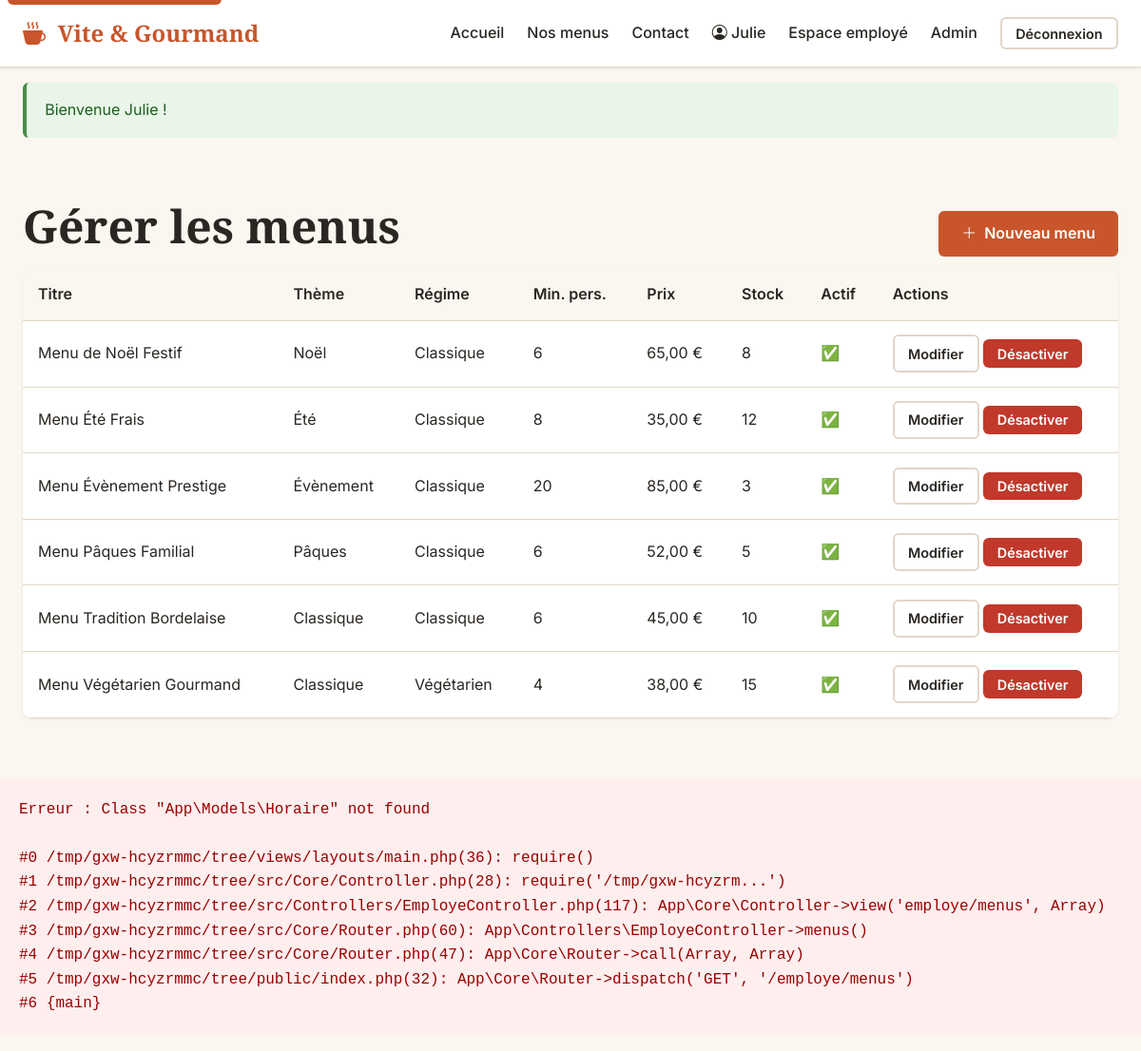
Screenshot of /employe/menus (signed in) with the database file from the repository.
### tables this page shows
CREATE TABLE menu (
    menu_id                 INT AUTO_INCREMENT PRIMARY KEY,
    titre                   VARCHAR(150)   NOT NULL,
    description             TEXT           NOT NULL,
    nombre_personne_minimum INT            NOT NULL,
    prix_par_personne       DECIMAL(10, 2) NOT NULL,
    conditions_menu         TEXT           DEFAULT NULL,
    quantite_restante       INT            NOT NULL DEFAULT 0,
    theme_id                INT            NOT NULL,
    regime_id               INT            NOT NULL,
    actif                   BOOLEAN        NOT NULL DEFAULT TRUE,
    created_at              TIMESTAMP      NOT NULL DEFAULT CURRENT_TIMESTAMP,
    FOREIGN KEY (theme_id)  REFERENCES theme(theme_id),
    FOREIGN KEY (regime_id) REFERENCES regime(regime_id),
    INDEX idx_theme (theme_id),
    INDEX idx_regime (regime_id)
);

CREATE TABLE theme (
    theme_id INT AUTO_INCREMENT PRIMARY KEY,
    libelle  VARCHAR(50) NOT NULL UNIQUE
);

CREATE TABLE regime (
    regime_id INT AUTO_INCREMENT PRIMARY KEY,
    libelle   VARCHAR(50) NOT NULL UNIQUE
);

### src/Controllers/EmployeController.php (called while the page is built, shortened)
<?php
class EmployeController extends Controller
{
    public function menus(): void
    {
        $this->view('employe/menus', [
            'pageTitle' => 'Gérer les menus',
            'menus'     => MenuRepository::search(),
        ]);
    }
}

### src/Repositories/MenuRepository.php (called while the page is built, shortened)
<?php
final class MenuRepository
{
    public static function search(array $filters = []): array
    {
        $pdo = Database::getInstance();
        $sql = '
            SELECT m.*, t.libelle AS theme_libelle, r.libelle AS regime_libelle,
                   (SELECT chemin FROM menu_image WHERE menu_id = m.menu_id ORDER BY ordre ASC LIMIT 1) AS image_principale
            FROM menu m
            INNER JOIN theme t  ON m.theme_id  = t.theme_id
            INNER JOIN regime r ON m.regime_id = r.regime_id
            WHERE m.actif = TRUE
        ';
        $params = [];
        $sql .= ' ORDER BY m.titre ASC';
        $stmt = $pdo->prepare($sql);
        $stmt->execute($params);
        return $stmt->fetchAll();
    }
}

### src/Core/Security.php (called while the page is built, shortened)
<?php
final class Security
{
    public static function escape(?string $value): string
    {
        return htmlspecialchars($value ?? '', ENT_QUOTES | ENT_HTML5, 'UTF-8');
    }
}

### src/Helpers/functions.php (called while the page is built, shortened)
<?php
if (!function_exists('e')) {
    function e(?string $value): string
    {
        return Security::escape($value);
    }
}
if (!function_exists('format_prix')) {
    function format_prix(float $montant): string
    {
        return number_format($montant, 2, ',', ' ') . ' €';
    }
}

### views/employe/menus.php (the view, shortened to what this page needs)
<section class="section">
    <div class="container">
        <div class="page-header">
            <h1>Gérer les menus</h1>
            <a href="/employe/menus/nouveau" class="btn btn-primary"><i class="bi bi-plus-lg" aria-hidden="true"></i> Nouveau menu</a>
        </div>
        <div class="table-wrapper">
            <table class="table">
                <thead>
                    <tr><th>Titre</th><th>Thème</th><th>Régime</th><th>Min. pers.</th><th>Prix</th><th>Stock</th><th>Actif</th><th>Actions</th></tr>
                </thead>
                <tbody>
                    <?php foreach ($menus as $m): ?>
                        <tr>
                            <td><?= e($m['titre']) ?></td>
                            <td><?= e($m['theme_libelle']) ?></td>
                            <td><?= e($m['regime_libelle']) ?></td>
                            <td><?= (int) $m['nombre_personne_minimum'] ?></td>
                            <td><?= format_prix((float) $m['prix_par_personne']) ?></td>
                            <td><?= (int) $m['quantite_restante'] ?></td>
                            <td><?= $m['actif'] ? '✅' : '❌' ?></td>
                            <td>
                                <a href="/employe/menus/<?= (int) $m['menu_id'] ?>/editer" class="btn btn-sm btn-secondary">Modifier</a>
                                <form method="post" action="/employe/menus/<?= (int) $m['menu_id'] ?>/supprimer" class="inline-form" onsubmit="return confirm('Désactiver ce menu ?');">
                                    <button type="submit" class="btn btn-sm btn-danger">Désactiver</button>
                                </form>
                            </td>
                        </tr>
                    <?php endforeach; ?>
                </tbody>
            </table>
        </div>
    </div>
</section>

### src/Core/Router.php (shortened to what this page needs)
<?php
final class Router
{
    private array $routes = [
        'GET'    => [],
        'POST'   => [],
        'PUT'    => [],
        'DELETE' => [],
    ];
    private function add(string $method, string $path, callable|array $handler): void
    {
        $this->routes[$method][$path] = $handler;
    }
    public function dispatch(string $method, string $uri): void
    {
        $uri = parse_url($uri, PHP_URL_PATH) ?: '/';
        $uri = rtrim($uri, '/') ?: '/';
        foreach ($this->routes[$method] ?? [] as $path => $handler) {
            $pattern = preg_replace('#\{([a-zA-Z_]+)\}#', '(?P<$1>[^/]+)', $path);
            $pattern = '#^' . $pattern . '$#';
            if (preg_match($pattern, $uri, $matches)) {
                $params = array_filter($matches, 'is_string', ARRAY_FILTER_USE_KEY);
                $this->call($handler, $params);
                return;
            }
        }
    }
    private function call(callable|array $handler, array $params): void
    {
        if (is_array($handler) && count($handler) === 2) {
            [$class, $method] = $handler;
            $instance = new $class();
            $instance->$method(...array_values($params));
            return;
        }
    }
}

### public/css/app.css (style rules this page uses)
:root { --color-primary: #C8552B; --color-primary-dark: #A03F1E; --color-secondary: #6E8B5C; --color-secondary-dark: #556C47; --color-accent: #E5C26F; --color-bg: #FAF6F0; --color-bg-dark: #2A2622; --color-text: #2A2622; --color-text-light: #6B5E54; --color-border: #E2D6C7; --color-success: #4A8B4A; --color-error: #C0392B; --color-warning: #D9A441; --color-info: #4A7AA9; --shadow-sm: 0 1px 3px rgba(0,0,0,0.08); --shadow-md: 0 4px 12px rgba(0,0,0,0.10); --shadow-lg: 0 10px 30px rgba(0,0,0,0.15); --radius-sm: 6px; --radius: 10px; --radius-lg: 16px; --font-title: 'Playfair Display', Georgia, serif; --font-body: 'Inter', system-ui, -apple-system, Segoe UI, Roboto, sans-serif; --container: 1200px; --container-narrow: 720px; }
*, *::before, *::after { box-sizing: border-box; }
html { scroll-behavior: smooth; }
body { margin: 0; font-family: var(--font-body); color: var(--color-text); background: var(--color-bg); line-height: 1.6; font-size: 16px; }
h1, h2, h3, h4 { font-family: var(--font-title); margin: 0 0 1rem; line-height: 1.2; }
h1 { font-size: clamp(2rem, 4vw, 3rem); }
a { color: var(--color-primary); text-decoration: none; transition: color .2s; }
button { font-family: inherit; }
.container { max-width: var(--container); margin: 0 auto; padding: 0 1.5rem; }
.section { padding: 3rem 0; }
.btn { display: inline-flex; align-items: center; justify-content: center; gap: 0.5rem; padding: 0.7rem 1.5rem; border: 0; border-radius: var(--radius-sm); font-weight: 600; cursor: pointer; transition: all .2s; font-family: inherit; font-size: 1rem; text-decoration: none; }
.btn-primary { background: var(--color-primary); color: #fff; }
.btn-secondary { background: #fff; color: var(--color-text); border: 2px solid var(--color-border); }
.btn-danger { background: var(--color-error); color: #fff; }
.btn-sm { padding: 0.4rem 0.9rem; font-size: 0.9rem; }
.table-wrapper { overflow-x: auto; background: #fff; border-radius: var(--radius); box-shadow: var(--shadow-sm); }
.table { width: 100%; border-collapse: collapse; }
.table th, .table td { padding: 0.9rem 1rem; text-align: left; border-bottom: 1px solid var(--color-border); }
.table th { background: var(--color-bg); font-weight: 600; }
.inline-form { display: inline-block; margin: 0; }
.page-header { display: flex; justify-content: space-between; align-items: center; flex-wrap: wrap; gap: 1rem; }

### rows the page displays
menu: titre "Menu de Noël Festif", theme.libelle "Noël", regime.libelle "Classique", nombre_personne_minimum "6", prix_par_personne "65,00 €", quantite_restante "8"
menu: titre "Menu Été Frais", theme.libelle "Été", regime.libelle "Classique", nombre_personne_minimum "8", prix_par_personne "35,00 €", quantite_restante "12"
menu: titre "Menu Évènement Prestige", theme.libelle "Évènement", regime.libelle "Classique", nombre_personne_minimum "20", prix_par_personne "85,00 €", quantite_restante "3"
menu: titre "Menu Pâques Familial", theme.libelle "Pâques", regime.libelle "Classique", nombre_personne_minimum "6", prix_par_personne "52,00 €", quantite_restante "5"
menu: titre "Menu Tradition Bordelaise", theme.libelle "Classique", regime.libelle "Classique", nombre_personne_minimum "6", prix_par_personne "45,00 €", quantite_restante "10"
menu: titre "Menu Végétarien Gourmand", theme.libelle "Classique", regime.libelle "Végétarien", nombre_personne_minimum "4", prix_par_personne "38,00 €", quantite_restante "15"

### other values shown
$e->getMessage() "Class \"App\\Models\\Horaire\" not found"
